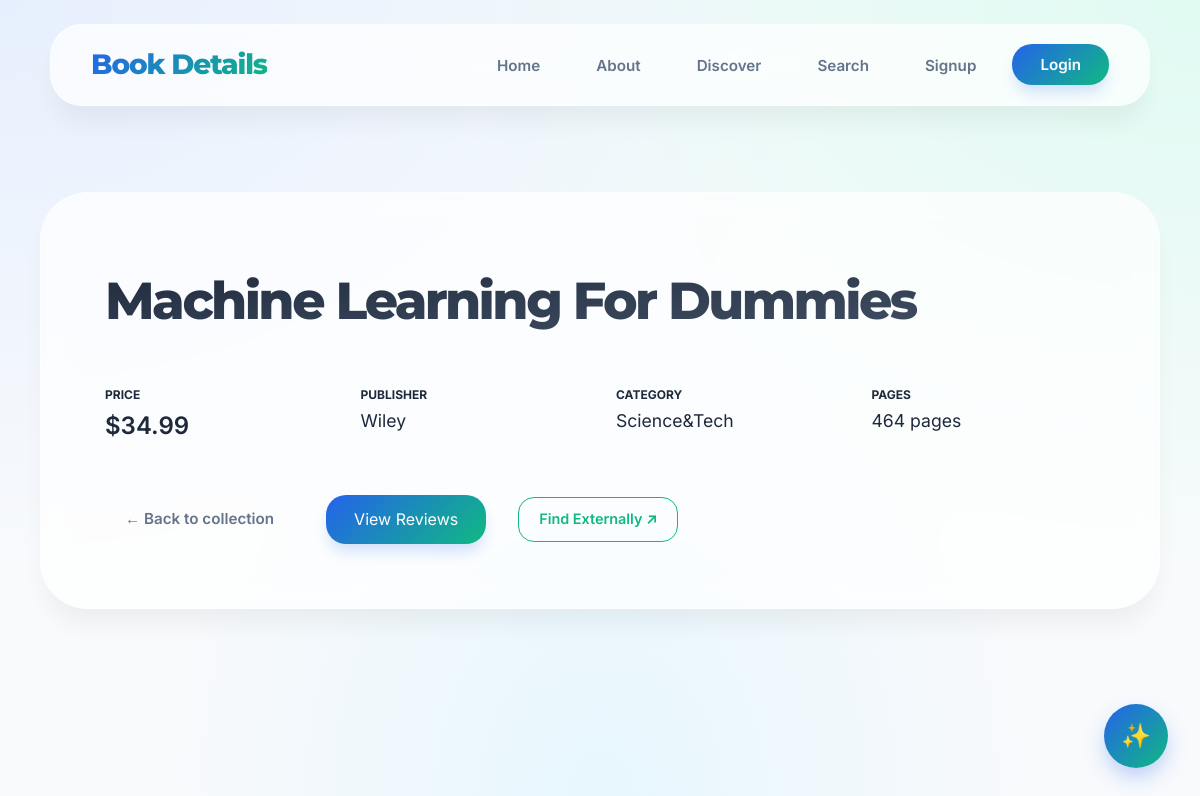
Screenshot of /myapp/1/ with the database file from the repository.
### myapp/models.py (models this page shows, shortened)
class Book(models.Model):
    CATEGORY_CHOICES = [
        ('S', 'Science&Tech'),
        ('F', 'Fiction'),
        ('B', 'Biography'),
        ('T', 'Travel'),
        ('O', 'Other')
    ]
    title = models.CharField(max_length=200)
    category = models.CharField(max_length=1, choices=CATEGORY_CHOICES, default='S')
    num_pages = models.PositiveIntegerField(default=100)
    price = models.DecimalField(max_digits=10, decimal_places=2)
    publisher = models.ForeignKey(Publisher, related_name='books', on_delete=models.CASCADE)
    description = models.TextField(blank=True, null=True)
    num_reviews = models.PositiveIntegerField(default=0)
    class Meta:
        ordering = ['title']

class Publisher(models.Model):
    name = models.CharField(max_length=200)
    website = models.URLField()
    city = models.CharField(max_length=20, blank=True)
    country = models.CharField(max_length=50, default='Canada')
    class Meta:
        ordering = ['name']

### myapp/views.py (the view)
# urls.py: path('<int:book_id>/', views.detail, name='detail'),
def detail(request, book_id):
    book = get_object_or_404(Book, pk=book_id)
    return render(request, 'myapp/detail.html', {'book': book})

### myapp/templates/myapp/detail.html (shortened to what this page needs)
{% extends 'myapp/base.html' %}
{% block myhdg %}Book Details{% endblock %}
{% block body_block %}
    <div class="book-detail fade-in">
        <h2>{{book.title}}</h2>
        <div class="info-grid" style="display: grid; grid-template-columns: repeat(auto-fit, minmax(200px, 1fr)); gap: 2rem; margin-top: 2rem;">
            <div class="info-item">
                <p style="text-transform: uppercase; font-size: 0.75rem; font-weight: 700; color: var(--accent-color);">Price</p>
                <p style="font-size: 1.5rem; font-weight: 600; color: var(--text-primary);">${{book.price}}</p>
            </div>
            <div class="info-item">
                <p style="text-transform: uppercase; font-size: 0.75rem; font-weight: 700; color: var(--accent-color);">Publisher</p>
                <p style="font-size: 1.1rem; color: var(--text-primary);">{{book.publisher.name}}</p>
            </div>
            <div class="info-item">
                <p style="text-transform: uppercase; font-size: 0.75rem; font-weight: 700; color: var(--accent-color);">Category</p>
                <p style="font-size: 1.1rem; color: var(--text-primary);">{{book.get_category_display}}</p>
            </div>
            <div class="info-item">
                <p style="text-transform: uppercase; font-size: 0.75rem; font-weight: 700; color: var(--accent-color);">Pages</p>
                <p style="font-size: 1.1rem; color: var(--text-primary);">{{book.num_pages}} pages</p>
            </div>
        </div>
        <div style="margin-top: 3rem; display: flex; gap: 2rem; align-items: center; flex-wrap: wrap;">
            <a href="{% url 'myapp:index' %}" class="nav-link" style="color: var(--text-muted); font-weight: 600;">&larr; Back to collection</a>
            <a href="{% url 'myapp:chk_reviews' book.id %}" class="btn-login" style="text-decoration: none;">View Reviews</a>
            <a href="https://www.google.com/search?q={{ book.title }}+{{ book.author }}+book" target="_blank" class="nav-link" style="border: 1px solid var(--primary-green); color: var(--primary-green); font-size: 0.9rem;">Find Externally &nearr;</a>
        </div>
    </div>
{% endblock %}

### myapp/static/myapp/style.css (style rules this page uses)
:root { --primary-blue: #2563eb; --primary-green: #10b981; --bg-main: #f8fafc; --text-main: #1e293b; --text-muted: #64748b; --glass-bg: rgba(255, 255, 255, 0.7); --glass-border: rgba(255, 255, 255, 0.5); --card-shadow: 0 20px 25px -5px rgba(0, 0, 0, 0.05), 0 8px 10px -6px rgba(0, 0, 0, 0.01); --accent-gradient: linear-gradient(135deg, var(--primary-blue) 0%, var(--primary-green) 100%); --font-heading: 'Montserrat', sans-serif; --font-body: 'Inter', sans-serif; }
* { margin: 0; padding: 0; box-sizing: border-box; transition: all 0.4s cubic-bezier(0.165, 0.84, 0.44, 1); }
body { font-family: var(--font-body); color: var(--text-main); background-color: var(--bg-main); background-image: radial-gradient(at 0% 0%, hsla(217, 91%, 95%, 1) 0, transparent 50%), radial-gradient(at 100% 0%, hsla(162, 72%, 93%, 1) 0, transparent 50%), radial-gradient(at 50% 100%, hsla(199, 89%, 95%, 1) 0, transparent 50%); min-height: 100vh; display: flex; flex-direction: column; overflow-x: hidden; line-height: 1.7; }
.nav-link { text-decoration: none; color: var(--text-muted); font-weight: 600; font-size: 0.95rem; padding: 0.6rem 1.25rem; border-radius: 1rem; }
.btn-login, .btn-logout { background: var(--accent-gradient) !important; color: white !important; padding: 0.7rem 1.75rem !important; border-radius: 1.25rem !important; box-shadow: 0 10px 15px -3px rgba(37, 99, 235, 0.2); }
h2 { font-family: var(--font-heading); font-size: 3.25rem; font-weight: 800; letter-spacing: -0.05em; margin-bottom: 2.5rem; background: linear-gradient(to bottom right, #1e293b, #475569); -webkit-background-clip: text; background-clip: text; -webkit-text-fill-color: transparent; }
.fade-in { animation: premiumFadeIn 1s cubic-bezier(0.19, 1, 0.22, 1); }

### rows the page displays
Book: title "Machine Learning For Dummies", price "34.99", publisher.name "Wiley", category "Science&Tech", num_pages "464"
